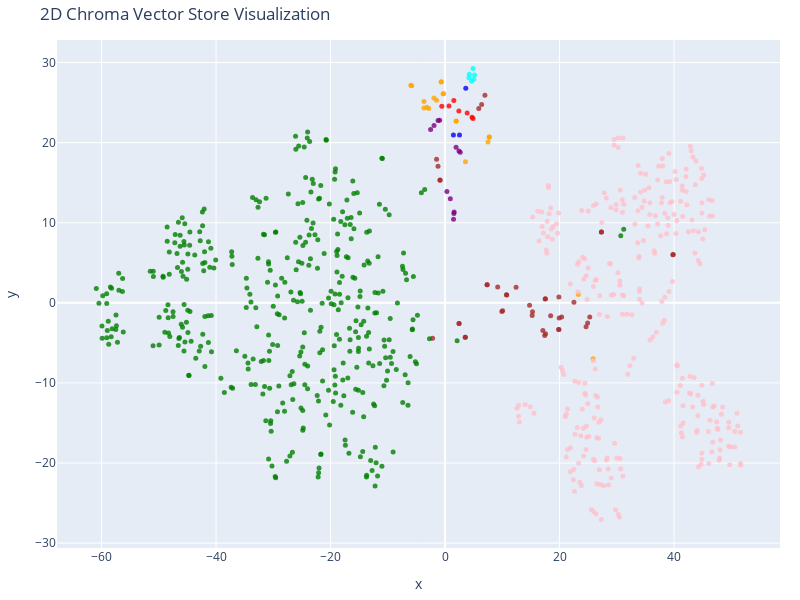
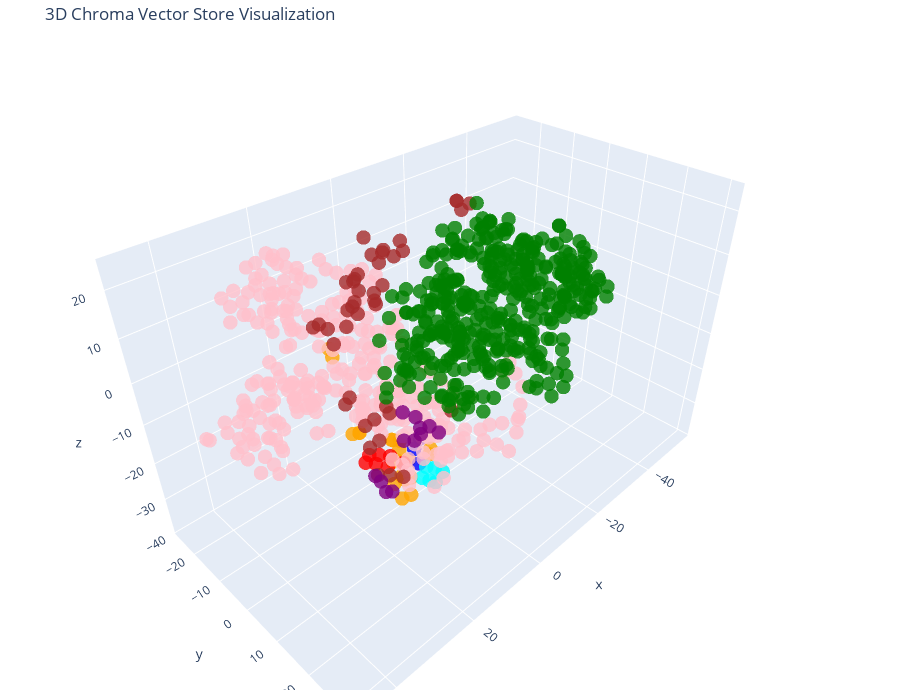

The notebook cell these images were saved under, in order:
### Markdown cell above
### Visualize

### Code cell
from src.visualize_vector_db import visualize_2d, visualize_3d

# 2D visualization
fig_2d = visualize_2d(vectore_store)
fig_2d.show()

# 3D visualization
fig_3d = visualize_3d(vectore_store)
fig_3d.show()

### Figure 1 — Plotly figure (JSON) as saved in the notebook; plotly's stock layout.template omitted (floating-point values rounded to 4 significant figures; data arrays with more than 128 entries replaced by an {"elided": "..."} marker saying what was removed)
{"data": [{"hoverinfo": "text", "marker": {"color": {"elided": "770 str values"}, "opacity": 0.8, "size": 5}, "mode": "markers", "text": {"elided": "770 str values"}, "type": "scatter", "x": {"elided": "770 float values"}, "y": {"elided": "770 float values"}}], "layout": {"height": 600, "margin": {"b": 10, "l": 10, "r": 20, "t": 40}, "title": {"text": "2D Chroma Vector Store Visualization"}, "width": 800, "xaxis": {"title": {"text": "x"}}, "yaxis": {"title": {"text": "y"}}}}

### Figure 2 — Plotly figure (JSON) as saved in the notebook; plotly's stock layout.template omitted (floating-point values rounded to 4 significant figures; data arrays with more than 128 entries replaced by an {"elided": "..."} marker saying what was removed)
{"data": [{"hoverinfo": "text", "marker": {"color": {"elided": "770 str values"}, "opacity": 0.8, "size": 5}, "mode": "markers", "text": {"elided": "770 str values"}, "type": "scatter3d", "x": {"elided": "770 float values"}, "y": {"elided": "770 float values"}, "z": {"elided": "770 float values"}}], "layout": {"height": 700, "margin": {"b": 10, "l": 10, "r": 10, "t": 40}, "scene": {"xaxis": {"title": {"text": "x"}}, "yaxis": {"title": {"text": "y"}}, "zaxis": {"title": {"text": "z"}}}, "title": {"text": "3D Chroma Vector Store Visualization"}, "width": 900}}
